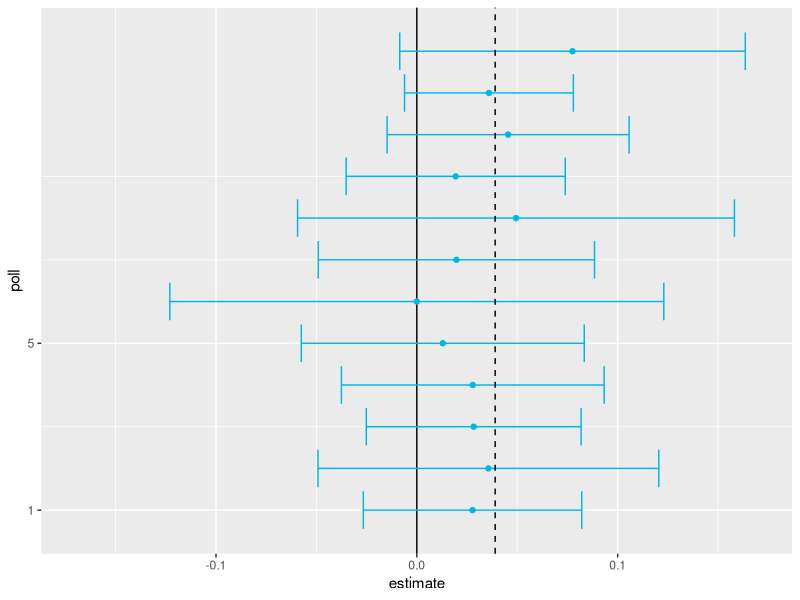
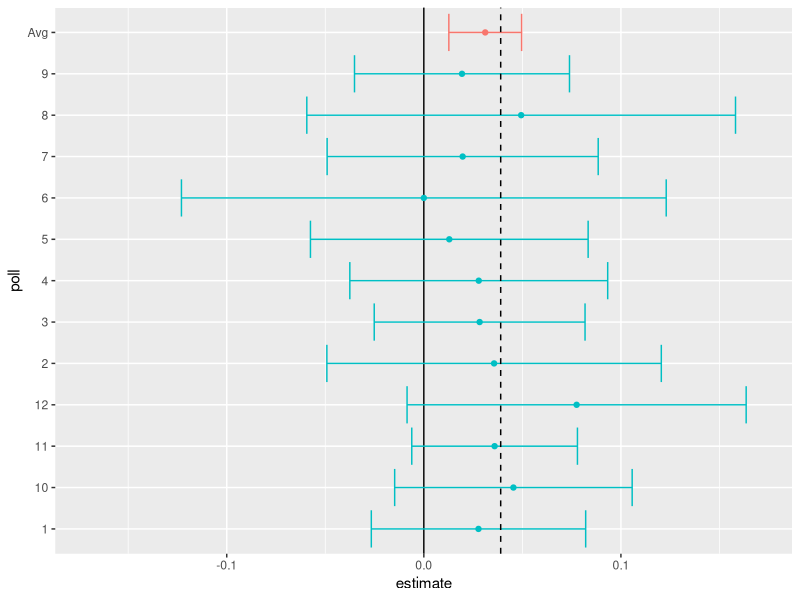
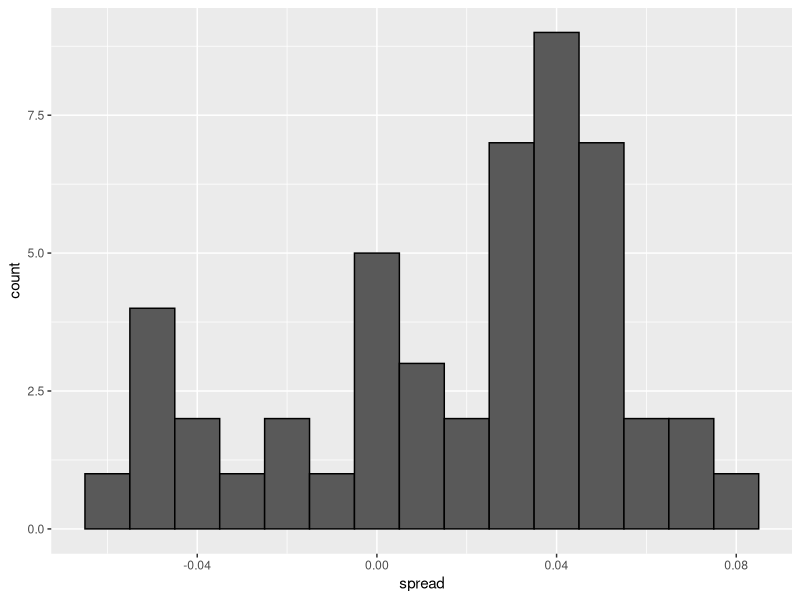
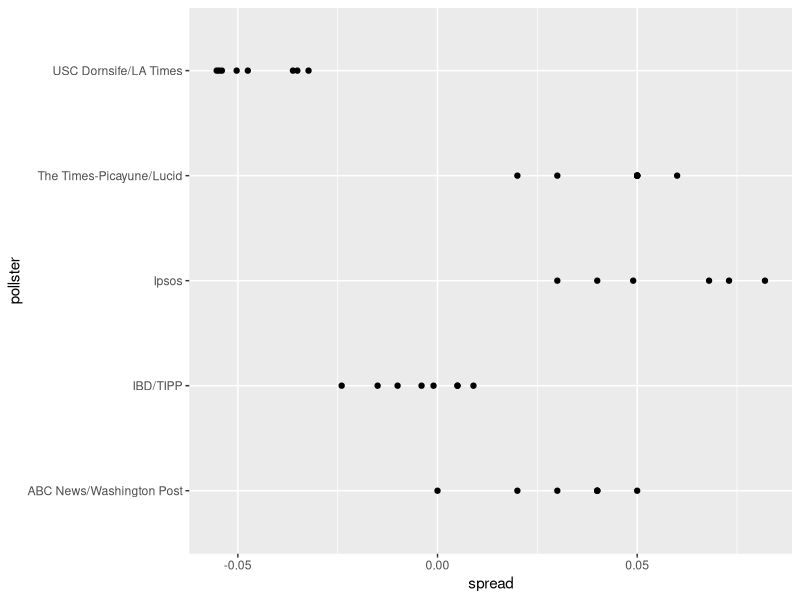
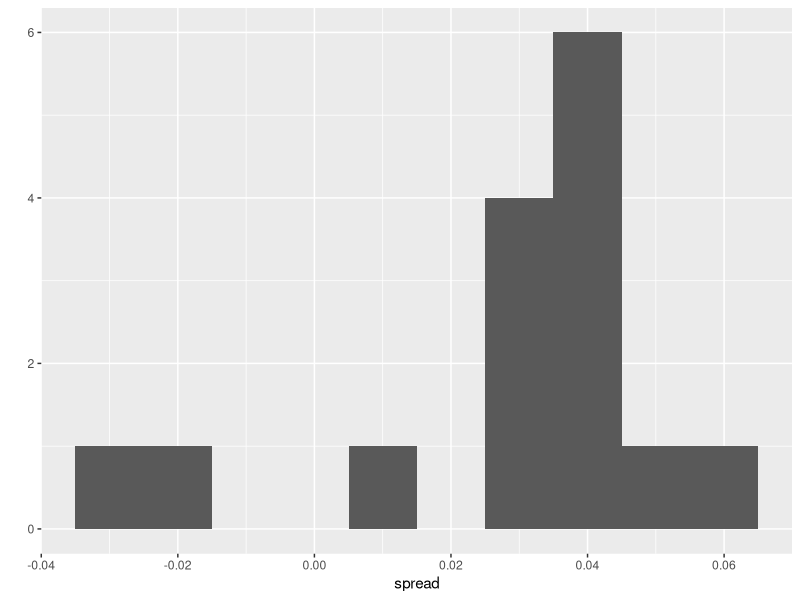
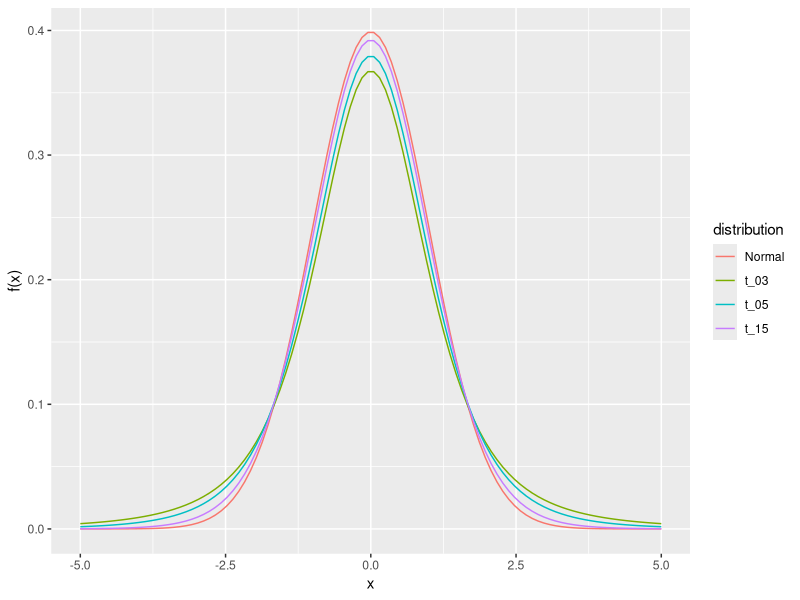
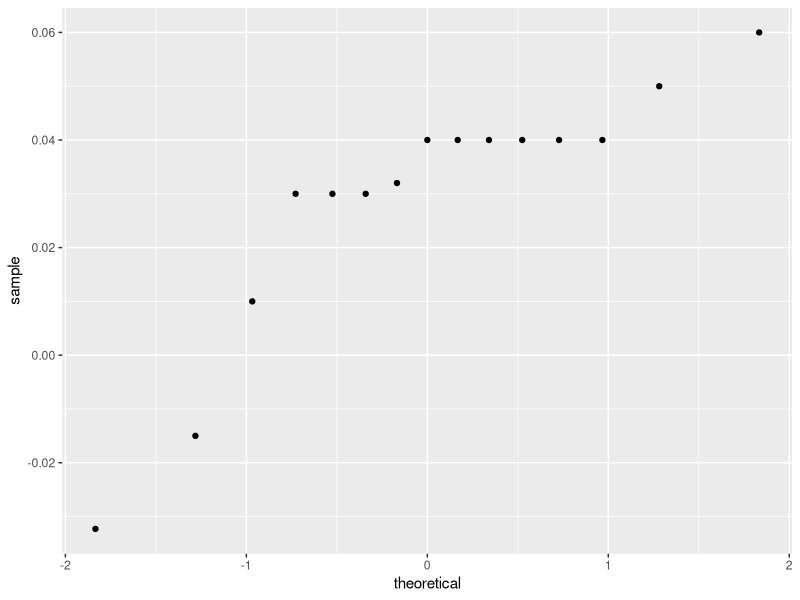
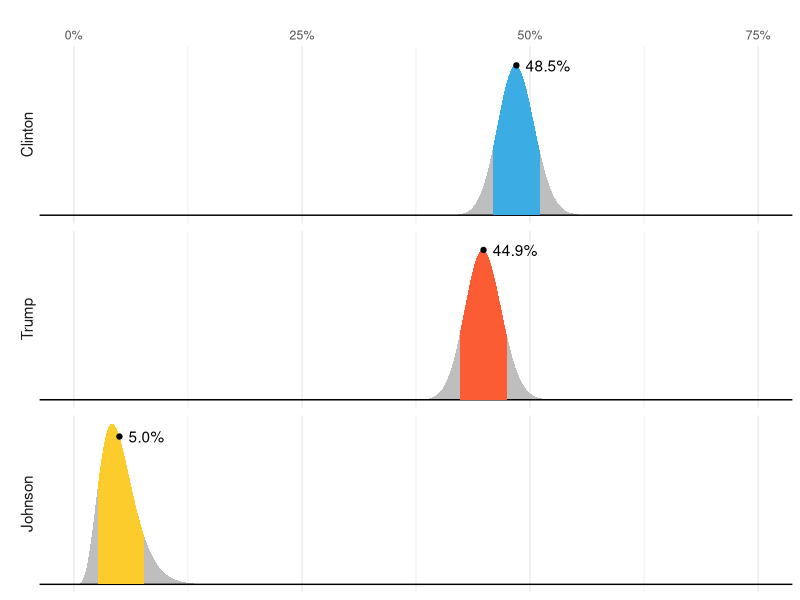

The R source for these figures, in order:
## ---- chunk 1
set.seed(2)
## ---- chunk 2
library(tidyverse)
library(dslabs)
mu <- 0.039
Ns <- c(1298, 533, 1342, 897, 774, 254, 812, 324, 1291, 1056, 2172, 516)
p <- (mu + 1) / 2

polls <- map_df(Ns, function(N) {
  x <- sample(c(0, 1), size = N, replace = TRUE, prob = c(1 - p, p))
  x_hat <- mean(x)
  se_hat <- sqrt(x_hat * (1 - x_hat) / N)
  list(estimate = 2 * x_hat - 1, 
    low = 2*(x_hat - 1.96*se_hat) - 1, 
    high = 2*(x_hat + 1.96*se_hat) - 1,
    sample_size = N)
}) |> mutate(poll = seq_along(Ns))
## ---- chunk 3
ggplot(polls, aes(poll, estimate, ymin = low, ymax = high)) + 
  geom_hline(yintercept = 0) + 
  geom_point(col = "#00B6EB") +
  geom_errorbar(col = "#00B6EB") + 
  coord_flip() +
  scale_x_continuous(breaks = c(1,ncol(polls))) +
  scale_y_continuous(limits = c(-0.17, 0.17)) +
  geom_hline(yintercept = 2*p - 1, lty = 2) 
## ---- chunk 4
sum(polls$sample_size)
## ---- chunk 5
mu_hat <- polls |> 
  summarize(avg = sum(estimate*sample_size) / sum(sample_size)) |> 
  pull(avg)
## ---- chunk 6
p_hat <- (1 + mu_hat)/2; 
moe <- 2*1.96*sqrt(p_hat*(1 - p_hat)/sum(polls$sample_size))
moe
## ---- chunk 7
p_hat <- (1 + mu_hat)/2
moe <- 2*1.96*sqrt(p_hat*(1 - p_hat)/sum(polls$sample_size))
new_row <- tibble(mu_hat, mu_hat - moe, mu_hat + moe, sum(polls$sample_size),13)
names(new_row) <- names(polls)
polls2 <- bind_rows(polls, new_row)
polls2$poll <- as.character(polls2$poll);
polls2$poll[13] <- "Avg"
polls2$col <- as.character(c(rep(2, 12), 1))
polls2 |> 
  ggplot(aes(poll, estimate, ymin = low, ymax = high, color = col)) + 
  geom_hline(yintercept = 0) + 
  geom_point(show.legend = FALSE) +
  geom_errorbar(show.legend = FALSE) + 
  coord_flip() +
  scale_y_continuous(limits = c(-0.17, 0.17)) +
  geom_hline(yintercept = 2*p - 1, lty = 2) 
## ---- chunk 8
library(dslabs)
polls <- polls_us_election_2016 |> 
  filter(state == "U.S." & enddate >= "2016-10-31" &
           (grade %in% c("A+","A","A-","B+") | is.na(grade)))
## ---- chunk 9
polls <- polls |> 
  mutate(spread = rawpoll_clinton/100 - rawpoll_trump/100)
## ---- chunk 10
mu_hat <- polls |> 
  summarize(mu_hat = sum(spread * samplesize) / sum(samplesize)) |> 
  pull(mu_hat)
## ---- chunk 11
p_hat <- (mu_hat + 1)/2 
moe <- 1.96 * 2 * sqrt(p_hat * (1 - p_hat) / sum(polls$samplesize))
moe
## ---- chunk 12
polls |> ggplot(aes(spread)) + geom_histogram(color = "black", binwidth = .01)
## ---- chunk 13
polls |> group_by(pollster) |> summarize(n())
## ---- chunk 14
polls |> group_by(pollster) |> 
  filter(n() >= 6) |>
  ggplot(aes(pollster, spread)) + 
  geom_point() +
  coord_flip()
## ---- chunk 15
polls |> group_by(pollster) |> 
  filter(n() >= 6) |>
  summarize(se = 2 * sqrt(p_hat * (1 - p_hat) / median(samplesize)))
## ---- chunk 16
one_poll_per_pollster <- polls |> group_by(pollster) |> 
  filter(enddate == max(enddate)) |>
  ungroup()
## ---- chunk 17
qplot(spread, data = one_poll_per_pollster, binwidth = 0.01)
## ---- chunk 18
sd(one_poll_per_pollster$spread)
## ---- chunk 19
results <- one_poll_per_pollster |> 
  summarize(avg = mean(spread), 
            se = sd(spread) / sqrt(length(spread))) |> 
  mutate(start = avg - 1.96 * se, 
         end = avg + 1.96 * se) 
round(results * 100, 1)
## ---- chunk 20
polls <- polls_us_election_2016 |> 
  filter(state == "U.S." & enddate >= "2016-10-31" &
           (grade %in% c("A+","A","A-","B+") | is.na(grade))) |> 
  mutate(spread = rawpoll_clinton/100 - rawpoll_trump/100)

one_poll_per_pollster <- polls |> group_by(pollster) |> 
  filter(enddate == max(enddate)) |>
  ungroup()
## ---- chunk 21
x <- seq(-5,5, len=100)
data.frame(x=x, Normal = dnorm(x, 0, 1), t_03 = dt(x,3), t_05 = dt(x,5), t_15=dt(x,15)) |> gather(distribution, f, -x) |> ggplot(aes(x,f, color = distribution)) + geom_line() +ylab("f(x)")
## ---- chunk 22
one_poll_per_pollster |>
  ggplot(aes(sample = spread)) + stat_qq()
## ---- chunk 23
z <- qt(0.975,  nrow(one_poll_per_pollster) - 1)
one_poll_per_pollster |> 
  summarize(avg = mean(spread), moe = z*sd(spread)/sqrt(length(spread))) |> 
  mutate(start = avg - moe, end = avg + moe) 
## ---- chunk 24
qt(0.975, 14)
## ---- chunk 25
qnorm(0.975)
## ---- chunk 26
#| echo: false
  
n <- length(one_poll_per_pollster$spread)
ttest_ci <- one_poll_per_pollster |> 
  summarize(avg = mean(spread), 
            se = sd(spread) / sqrt(length(spread))) |> 
  mutate(start = avg - qt(0.975, n - 1) * se, 
         end = avg + qt(0.975, n - 1) * se) |>
  select(start, end)
round(ttest_ci * 100, 1)
## ---- chunk 27
polls_us_election_2016 |>
  filter(state == "Wisconsin" &
           enddate >= "2016-10-31" & 
           (grade %in% c("A+", "A", "A-", "B+") | is.na(grade))) |>
  mutate(spread = rawpoll_clinton/100 - rawpoll_trump/100) |>
  mutate(state = as.character(state)) |>
  left_join(results_us_election_2016, by = "state") |>
  mutate(actual = clinton/100 - trump/100) |>
  summarize(actual = first(actual), avg = mean(spread), 
            sd = sd(spread), n = n()) |>
  select(actual, avg, sd, n)
## ---- chunk 28
#| echo: false
#| message: false
#| warning: false
#| cache: false

library(tidyverse)
## ---- chunk 29
#| fig-cap: "The colored areas represent values with an 80% chance of including the actual result, according to the FiveThirtyEight model."

my_dgamma <- function(x, mean = 1, sd = 1){
  shape = mean^2/sd^2
  scale = sd^2 / mean
  dgamma(x, shape = shape, scale = scale)
}

my_qgamma <- function(mean = 1, sd = 1){
  shape = mean^2/sd^2
  scale = sd^2 / mean
  qgamma(c(0.1,0.9), shape = shape, scale = scale)
}

tmp <- tibble(candidate = c("Clinton", "Trump", "Johnson"), avg = c(48.5, 44.9, 5.0), avg_txt = c("48.5%", "44.9%", "5.0%"), sd = rep(2, 3), m = my_dgamma(avg, avg, sd)) |>
  mutate(candidate = reorder(candidate, -avg))

xx <- seq(0, 75, len = 300)
tmp_2 <- map_df(1:3, function(i){
  tibble(candidate = tmp$candidate[i],
         avg = tmp$avg[i],
         sd = tmp$sd[i],
         x = xx,
         y = my_dgamma(xx, tmp$avg[i], tmp$sd[i]))
})

tmp_3 <- map_df(1:3, function(i){
  qq <- my_qgamma(tmp$avg[i], tmp$sd[i])
  xx <- seq(qq[1], qq[2], len = 200)
  tibble(candidate = tmp$candidate[i],
         avg = tmp$avg[i],
         sd = tmp$sd[i],
         x = xx,
         y = my_dgamma(xx, tmp$avg[i], tmp$sd[i]))
})
         
tmp_2 |> 
  ggplot(aes(x, ymax = y, ymin = 0)) +
  geom_ribbon(fill = "grey") + 
  facet_grid(candidate~., switch = "y") +
  scale_x_continuous(breaks = seq(0, 75, 25), position = "top",
                     labels = paste0(seq(0, 75, 25), "%")) +
  geom_abline(intercept = 0, slope = 0) +
  xlab("") + ylab("") + 
  theme_minimal() + 
  theme(panel.grid.major.y = element_blank(), 
        panel.grid.minor.y = element_blank(),
        axis.title.y=element_blank(),
        axis.text.y=element_blank(),
        axis.ticks.y=element_blank(),
        strip.text.y = element_text(angle = 180, size = 11, vjust = 0.2)) + 
  geom_ribbon(data = tmp_3, mapping = aes(x = x, ymax = y, ymin = 0, fill = candidate), inherit.aes = FALSE, show.legend = FALSE) +
  scale_fill_manual(values = c("#3cace4", "#fc5c34", "#fccc2c")) +
  geom_point(data = tmp, mapping = aes(x = avg, y = m), inherit.aes = FALSE) + 
  geom_text(data = tmp, mapping = aes(x = avg, y = m, label = avg_txt), inherit.aes = FALSE, hjust = 0, nudge_x = 1) 
## ---- chunk 30
library(dslabs)
polls <- polls_us_election_2016 |> 
  filter(state == "U.S." & enddate >= "2016-10-31" &
           (grade %in% c("A+","A","A-","B+") | is.na(grade))) |> 
  mutate(spread = rawpoll_clinton/100 - rawpoll_trump/100)
one_poll_per_pollster <- polls |> group_by(pollster) |> 
  filter(enddate == max(enddate)) |>
  ungroup()
results <- one_poll_per_pollster |> 
  summarize(avg = mean(spread), 
            se = sd(spread) / sqrt(length(spread))) |> 
  mutate(start = avg - 1.96 * se, 
         end = avg + 1.96 * se) 
## ---- chunk 31
theta <- 0
tau <- 0.035
sigma <- results$se
x_bar <- results$avg
B <- sigma^2 / (sigma^2 + tau^2)

posterior_mean <- B*theta + (1 - B)*x_bar
posterior_se <- sqrt(1/(1/sigma^2 + 1/tau^2))

posterior_mean
posterior_se
## ---- chunk 32
posterior_mean + c(-1, 1) * qnorm(0.975) * posterior_se
## ---- chunk 33
1 - pnorm(0, posterior_mean, posterior_se)
## ---- chunk 34
#knitr::include_graphics(file.path(img_path, "pollster-2016-predictions.png"))
tmp <- data.frame(NYT = "  85%", `538` = "  71%", HuffPost = "  98%", PW = "  89%", PEC = " >99%", DK = "  92%", Cook = " Lean Dem", Roth = " Lean Dem", check.names = FALSE, row.names = "Win Prob")
knitr::kable(tmp, "html") |>
    kableExtra::kable_styling(bootstrap_options = "striped", full_width = FALSE)
## ---- chunk 35
set.seed(3)
J <- 6
N <- 2000
mu <- .021
p <- (mu + 1)/2
X <- rnorm(J, mu, 2 * sqrt(p * (1 - p) / N))
## ---- chunk 36
I <- 5
J <- 6
N <- 2000
X <- sapply(1:I, function(i){
  rnorm(J, mu, 2 * sqrt(p * (1 - p) / N))
})
## ---- chunk 37
polls <- polls_us_election_2016 |> 
  filter(enddate >= "2016-10-31" & state == "U.S.") |>
  mutate(spread = rawpoll_clinton/100 - rawpoll_trump/100)

polls |> group_by(pollster) |> 
  filter(n() >= 6) |> 
  ungroup() |>
  select(pollster, spread) |>
  mutate(type = "Observed data", pollster = as.character(pollster)) |>
  bind_rows(tibble(spread = as.vector(X) , 
                      pollster = rep(as.character(1:I), each=J),
                      type = "Simulated data")) |>
  mutate(type = factor(type, levels = c("Simulated data", "Observed data"))) |>
  ggplot(aes(pollster, spread)) + 
  geom_point() + 
  coord_flip() +
  facet_wrap( ~ type, scales = "free_y")
## ---- chunk 38
I <- 5
J <- 6
N <- 2000
mu <- .021
p <- (mu + 1) / 2
h <- rnorm(I, 0, 0.025)
X <- sapply(1:I, function(i){
  mu + h[i] + rnorm(J, 0, 2 * sqrt(p * (1 - p) / N))
})
## ---- chunk 39
data.frame(Spread = as.vector(X) , Pollster = as.factor(rep(1:I, each = J))) |>
  ggplot(aes(Pollster, Spread)) +
  geom_point() +
  scale_y_continuous(limits = c(-0.056, 0.092)) +
  coord_flip()
## ---- chunk 40
x_bar <- mean(one_poll_per_pollster$spread)
## ---- chunk 41
s2 <- with(one_poll_per_pollster, sd(spread)^2 / length(spread))
## ---- chunk 42
sigma_b <- 0.025
se <- sqrt(s2 + sigma_b^2)
## ---- chunk 43
mu <- 0
tau <- 0.035
B <- se^2 / (se^2 + tau^2)
posterior_mean <- B*mu + (1-B)*x_bar
posterior_se <- sqrt( 1/ (1/se^2 + 1/tau^2))

1 - pnorm(0, posterior_mean, posterior_se)
## ---- chunk 44
results_us_election_2016 |> top_n(5, electoral_votes)
## ---- chunk 45
results <- polls_us_election_2016 |>
  filter(state!="U.S." & 
           !grepl("CD", state) & 
           enddate >="2016-10-31" & 
           (grade %in% c("A+","A","A-","B+") | is.na(grade))) |>
  mutate(spread = rawpoll_clinton/100 - rawpoll_trump/100) |>
  group_by(state) |>
  summarize(avg = mean(spread), sd = sd(spread), n = n()) |>
  mutate(state = as.character(state))
## ---- chunk 46
results |> arrange(abs(avg))
## ---- chunk 47
results <- left_join(results, results_us_election_2016, by = "state")
## ---- chunk 48
results_us_election_2016 |> filter(!state %in% results$state) |> 
  pull(state)
## ---- chunk 49
results <- results |>
  mutate(sd = ifelse(is.na(sd), median(results$sd, na.rm = TRUE), sd))
## ---- chunk 50
mu <- 0
tau <- 0.02
results |> mutate(sigma = sd/sqrt(n), 
                   B = sigma^2 / (sigma^2 + tau^2),
                   posterior_mean = B * mu + (1 - B) * avg,
                   posterior_se = sqrt(1/ (1/sigma^2 + 1/tau^2)))
## ---- chunk 51
results |> mutate(sigma = sd / sqrt(n), 
                   B = sigma^2 / (sigma^2 + tau^2),
                   posterior_mean = B * mu + (1 - B) * avg,
                   posterior_se = sqrt(1/ (1/sigma^2 + 1/tau^2))) |>
  ggplot(aes(avg, posterior_mean, size = n)) + geom_point() + 
  geom_abline(slope = 1, intercept = 0)
## ---- chunk 52
B <- 10000
mu <- 0
tau <- 0.02
clinton_EV <- replicate(B, {
  results |> mutate(sigma = sd/sqrt(n), 
                   B = sigma^2 / (sigma^2 + tau^2),
                   posterior_mean = B * mu + (1 - B) * avg,
                   posterior_se = sqrt(1 / (1/sigma^2 + 1/tau^2)),
                   result = rnorm(length(posterior_mean), 
                                  posterior_mean, posterior_se),
                   clinton = ifelse(result > 0, electoral_votes, 0)) |> 
    summarize(clinton = sum(clinton)) |> 
    pull(clinton) + 7
})

mean(clinton_EV > 269)
## ---- chunk 53
tau <- 0.02
bias_sd <- 0.03
clinton_EV_2 <- replicate(1000, {
  results |> mutate(sigma = sqrt(sd^2/n  + bias_sd^2),  
                   B = sigma^2 / (sigma^2 + tau^2),
                   posterior_mean = B*mu + (1-B)*avg,
                   posterior_se = sqrt( 1/ (1/sigma^2 + 1/tau^2)),
                   result = rnorm(length(posterior_mean), 
                                  posterior_mean, posterior_se),
                   clinton = ifelse(result>0, electoral_votes, 0)) |> 
    summarize(clinton = sum(clinton) + 7) |> 
    pull(clinton)
})
mean(clinton_EV_2 > 269)
## ---- chunk 54
data.frame(no_bias=clinton_EV, with_bias=clinton_EV_2) |> gather(approach, result) |>
  ggplot(aes(result)) + 
  geom_histogram(binwidth = 1) +
  geom_vline(xintercept = 269) +
  facet_grid(approach~., scales="free")
## ---- chunk 55
one_pollster <- polls_us_election_2016 |> 
  filter(pollster == "Ipsos" & state == "U.S.") |> 
  mutate(spread = rawpoll_clinton/100 - rawpoll_trump/100)
## ---- chunk 56
se <- one_pollster |> 
  summarize(empirical = sd(spread), 
            theoretical = 2 * sqrt(mean(spread) * (1 - mean(spread)) /
                                     min(samplesize)))
se
## ---- chunk 57
one_pollster |> ggplot(aes(spread)) + geom_histogram(binwidth = 0.01,  color = I("black"))
## ---- chunk 58
one_pollster |> ggplot(aes(enddate, spread)) + 
  geom_point() + 
  geom_smooth(method = "loess", span = 0.1)
## ---- chunk 59
polls_us_election_2016 |>
  filter(state == "U.S.") |>
  group_by(pollster) |>
  filter(n()>=10) |>
  ungroup() |>
  mutate(spread = rawpoll_clinton/100 - rawpoll_trump/100) |>
  ggplot(aes(enddate, spread)) + 
  geom_smooth(method = "loess", span = 0.1) + 
  geom_point(aes(color=pollster), show.legend = FALSE, alpha=0.6) 
## ---- chunk 60
polls_us_election_2016 |>
  filter(state == "U.S." & enddate>="2016-07-01") |>
  select(enddate, pollster, rawpoll_clinton, rawpoll_trump) |>
  rename(Clinton = rawpoll_clinton, Trump = rawpoll_trump) |>
  gather(candidate, percentage, -enddate, -pollster) |> 
  mutate(candidate = factor(candidate, levels = c("Trump","Clinton")))|>
  group_by(pollster) |>
  filter(n()>=10) |>
  ungroup() |>
  ggplot(aes(enddate, percentage, color = candidate)) +  
  geom_point(show.legend = FALSE, alpha=0.4)  + 
  geom_smooth(method = "loess", span = 0.15) +
  scale_y_continuous(limits = c(30,50))
